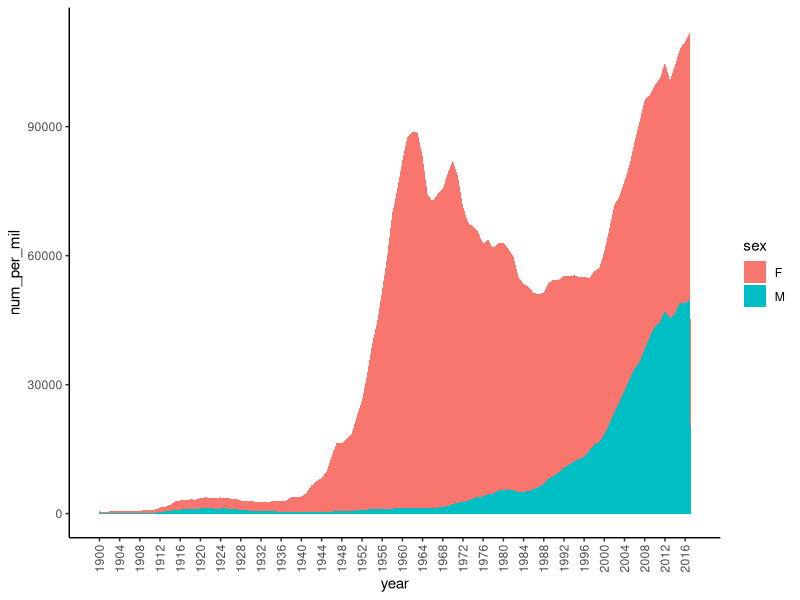

Here is the R script that generated this plot:
## ---- chunk 1
#| echo: false
#| message: false
library(tidyverse)
## ---- chunk 2
x <- read_csv("data/i_names.csv")
x |>
  summarize(num_per_mil = sum(n), .by = c(year, sex)) |>
  filter(year >= 1900) |>
  ggplot(aes(x = year, y = num_per_mil, fill = sex)) + 
  geom_area() + 
  scale_x_continuous(breaks = seq(1900, 2016, 4)) +
  theme_classic() +
  theme(axis.text.x = element_text(angle = 90, vjust = 0.5))
